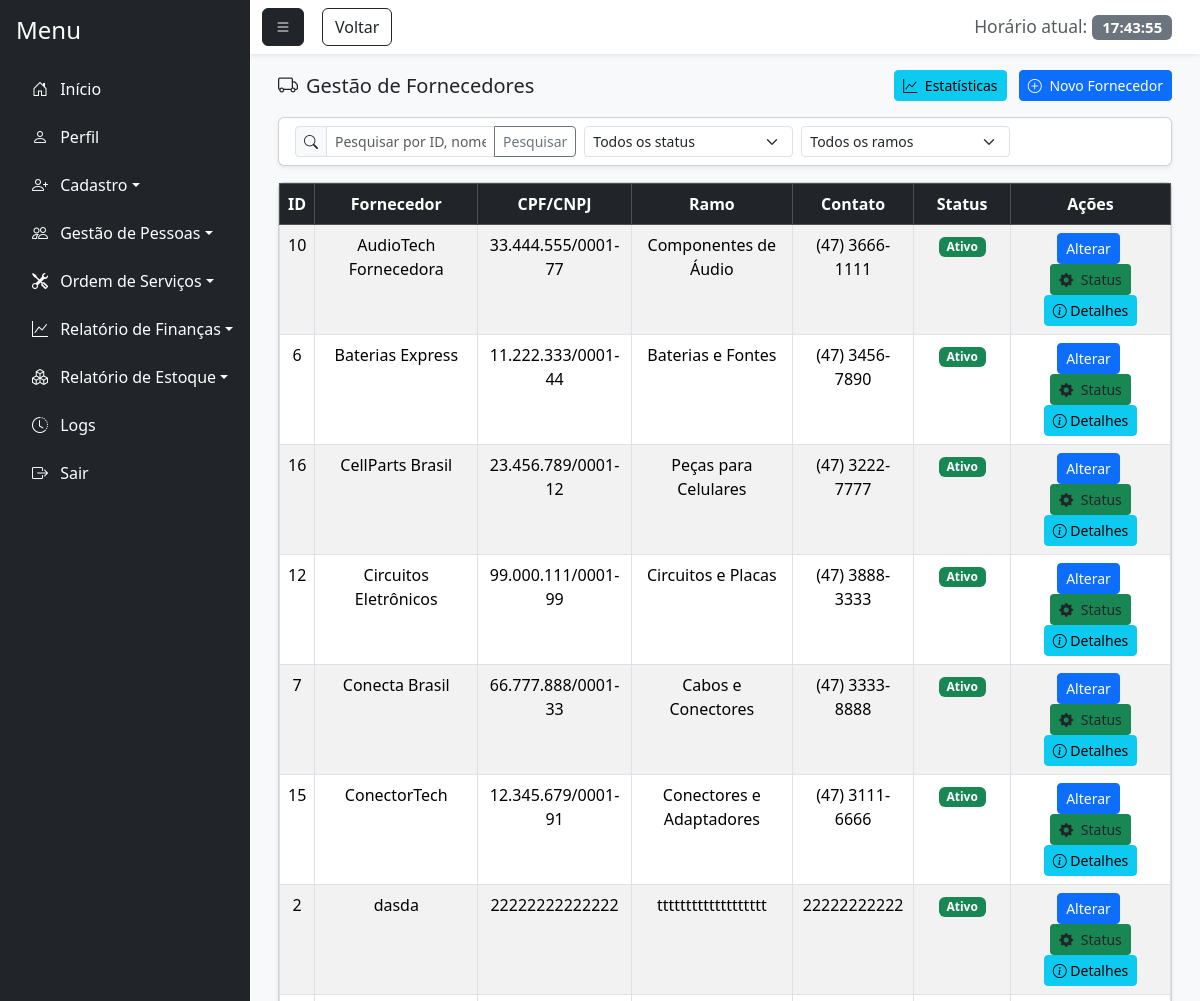
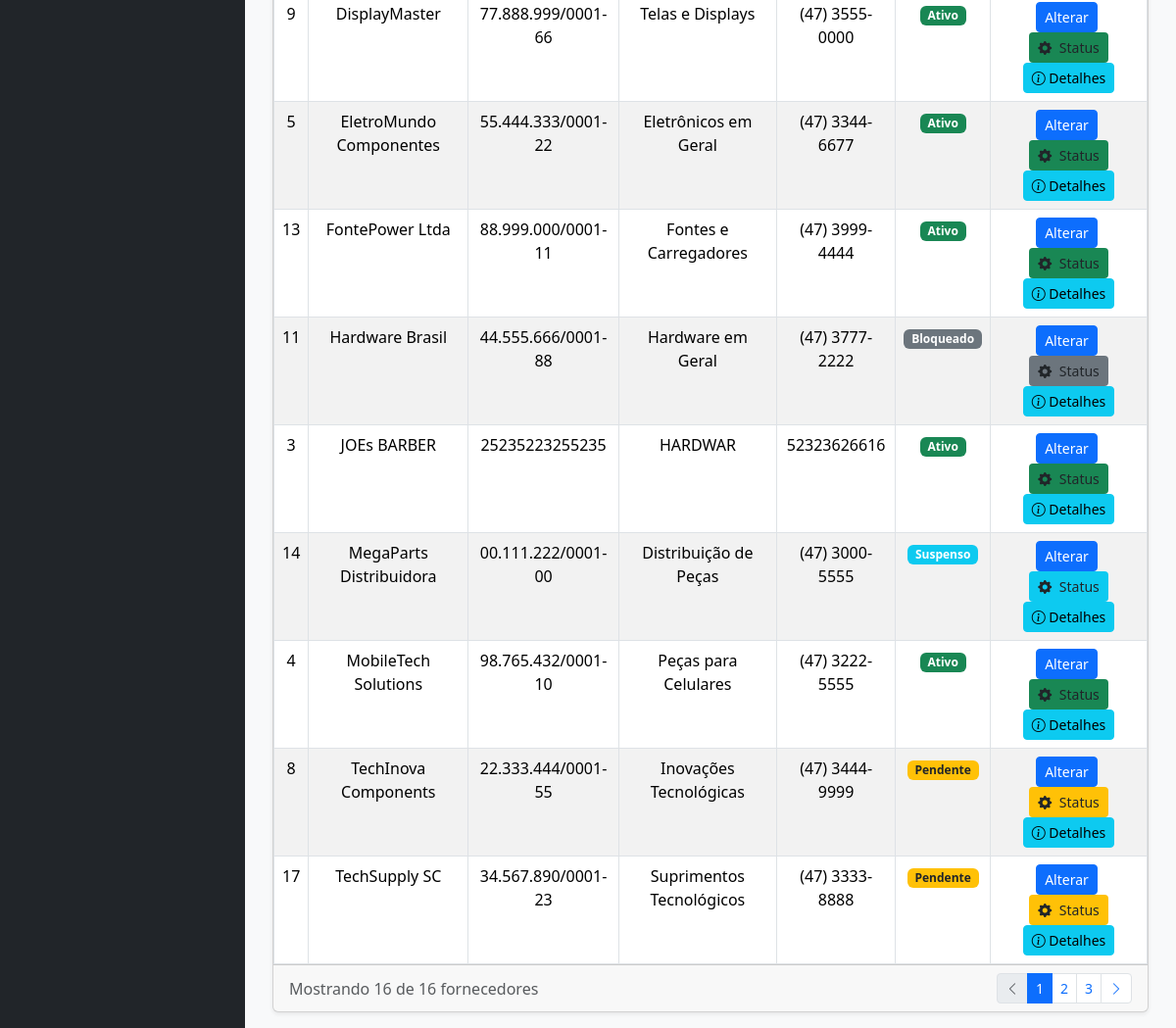
The app's page /gestao_fornecedor.php (signed in) with its own data (2 pictures, top to bottom).
### tables this page shows
CREATE TABLE `fornecedor` (
  `id_fornecedor` int(11) NOT NULL,
  `id_funcionario` int(11) NOT NULL,
  `nome_fornecedor` varchar(100) NOT NULL,
  `cpf_cnpj` varchar(18) NOT NULL,
  `ramo_atividade` varchar(100) DEFAULT NULL,
  `telefone` varchar(20) DEFAULT NULL,
  `endereco` varchar(255) DEFAULT NULL,
  `bairro` varchar(100) DEFAULT NULL,
  `cep` varchar(15) DEFAULT NULL,
  `cidade` varchar(100) DEFAULT NULL,
  `estado` varchar(50) DEFAULT NULL,
  `email` varchar(100) DEFAULT NULL,
  `status` enum('Ativo','Inativo','Pendente','Bloqueado','Suspenso') DEFAULT 'Ativo'
);

### gestao_fornecedor.php (the view, shortened to what this page needs)
<?php
    require_once 'conexao.php';
    require_once 'php/permissoes.php';
    $sql = "SELECT * FROM fornecedor";
    $sql .= " ORDER BY nome_fornecedor ASC";
    $stmt = $pdo->prepare($sql);
    $stmt->execute();
    $fornecedores = $stmt->fetchAll(PDO::FETCH_ASSOC);
?>
<!DOCTYPE html>
<html lang="pt-BR">
<head>
    <link href="https://cdn.jsdelivr.net/npm/bootstrap@5.3.7/dist/css/bootstrap.min.css" rel="stylesheet">
    <link rel="stylesheet" href="https://cdn.jsdelivr.net/npm/bootstrap-icons@1.11.1/font/bootstrap-icons.css">
    <link href="https://cdn.jsdelivr.net/npm/bootstrap-icons@1.11.1/font/bootstrap-icons.css" rel="stylesheet">
</head>
<body class="bg-light">
    <div class="d-flex vh-100 bg-light">
        <div class="flex-grow-1 d-flex flex-column">
            <nav class="navbar navbar-light bg-white shadow-sm">
                <div class="container-fluid">
                    <button class="btn btn-dark" id="menu-toggle"><i class="bi bi-list"></i></button>
                    <button class="btn btn-outline-dark" style="position: absolute; margin-left: 60px;" onclick="history.back()">Voltar</button>
                    <span class="navbar-brand mb-0 h1">
                        <small class="text-muted">Horário atual:</small>
                        <span id="liveClock" class="badge bg-secondary"></span>
                    </span>
                </div>
            </nav>
            <div class="flex-grow-1 p-3" style="overflow-y: auto;">
                <div class="container-fluid">
                    <div class="d-flex justify-content-between align-items-center mb-3">
                        <h5 class="mb-0"><i class="bi bi-truck me-2"></i>Gestão de Fornecedores</h5>
                        <div>
                            <button class="btn btn-info btn-sm me-2" data-bs-toggle="modal" data-bs-target="#modalEstatisticas">
                                <i class="bi bi-graph-up me-1"></i> Estatísticas
                            </button>
                            <a href="cadastro_fornecedor.php" class="btn btn-primary btn-sm">
                                <i class="bi bi-plus-circle me-1"></i> Novo Fornecedor
                            </a>
                        </div>
                    </div>
                    <div class="card shadow-sm mb-3">
                        <div class="card-body py-2">
                            <form method="GET" action="gestao_fornecedor.php" id="filterForm">
                                <div class="row g-2">
                                    <div class="col-md-4">
                                        <div class="input-group input-group-sm">
                                            <span class="input-group-text"><i class="bi bi-search"></i></span>
                                            <input type="text" id="busca" name="busca" class="form-control"
                                                placeholder="Pesquisar por ID, nome ou CPF/CNPJ..."
                                                value="<?= isset($_GET['busca']) ? htmlspecialchars($_GET['busca']) : '' ?>">
                                            <button class="btn btn-outline-secondary" type="submit">Pesquisar</button>
                                        </div>
                                    </div>
                                    <div class="col-md-3">
                                        <select name="status" id="status" class="form-select form-select-sm">
                                            <option value="">Todos os status</option>
                                        </select>
                                    </div>
                                    <div class="col-md-3">
                                        <select name="ramo" id="ramo" class="form-select form-select-sm">
                                            <option value="">Todos os ramos</option>
                                        </select>
                                    </div>
                                    <div class="col-md-2">
                                    </div>
                                </div>
                            </form>
                        </div>
                    </div>
                    <div class="card shadow-sm">
                        <div class="card-body p-0">
                            <div class="table-responsive">
                                <?php if(!empty($fornecedores)): ?>
                                    <table class="table table-striped table-hover table-bordered mb-0">
                                        <thead class="table-dark">
                                            <tr>
                                                <th><center>ID</center></th>
                                                <th><center>Fornecedor</center></th>
                                                <th><center>CPF/CNPJ</center></th>
                                                <th><center>Ramo</center></th>
                                                <th><center>Contato</center></th>
                                                <th><center>Status</center></th>
                                                <th class="text-center">Ações</th>
                                            </tr>
                                        </thead>
                                        <tbody>
                                            <?php foreach($fornecedores as $fornecedor): ?>
                                                <tr>
                                                    <td><center><?=htmlspecialchars($fornecedor['id_fornecedor'])?></center></td>
                                                    <td><center><?=htmlspecialchars($fornecedor['nome_fornecedor'])?></center></td>
                                                    <td><center><?=htmlspecialchars($fornecedor['cpf_cnpj'])?></center></td>
                                                    <td><center><?=htmlspecialchars($fornecedor['ramo_atividade'])?></center></td>
                                                    <td><center><?=htmlspecialchars($fornecedor['telefone'])?></center></td>
                                                    <td>
                                                        <center>
                                                            <?php
                                                            $badge_class = '';
                                                            switch($fornecedor['status']) {
                                                                case 'Ativo': $badge_class = 'bg-success'; break;
                                                                case 'Pendente': $badge_class = 'bg-warning text-dark'; break;
                                                                case 'Bloqueado': $badge_class = 'bg-secondary'; break;
                                                                case 'Suspenso': $badge_class = 'bg-info'; break;
                                                            }
                                                            ?>
                                                            <span class="badge <?=$badge_class?>"><?=$fornecedor['status']?></span>
                                                        </center>
                                                    </td>
                                                    <td class="text-center">
                                                        <a href="#" class="btn btn-sm btn-primary me-1" onclick="carregarDadosFornecedor(<?=htmlspecialchars($fornecedor['id_fornecedor'])?>)">Alterar</a>
                                                        <button type="button" class="btn btn-sm <?= $badge_class ?>" onclick="abrirModalStatus(<?=htmlspecialchars($fornecedor['id_fornecedor'])?>, '<?=$fornecedor['status']?>', '<?=htmlspecialchars($fornecedor['nome_fornecedor'])?>')">
                                                            <i class="bi bi-gear-fill me-1"></i> Status
                                                        </button>
                                                        <button class="btn btn-sm btn-info" onclick="mostrarDetalhesFornecedor(<?=htmlspecialchars($fornecedor['id_fornecedor'])?>)">
                                                            <i class="bi bi-info-circle"></i> Detalhes
                                                        </button>
                                                    </td>
                                                </tr>
                                            <?php endforeach;?>
                                        </tbody>
                                    </table>
                                <?php else: ?><br>
                                    <center><p>Nenhum fornecedor encontrado.</p></center>
                                <?php endif; ?>
                            </div>
                        </div>
                        <div class="card-footer py-2">
                            <div class="d-flex justify-content-between align-items-center">
                                <div>
                                    <span class="text-muted">Mostrando <?= count($fornecedores) ?> de <?= count($fornecedores) ?> fornecedores</span>
                                </div>
                                <nav>
                                    <ul class="pagination pagination-sm mb-0">
                                        <li class="page-item disabled">
                                            <a class="page-link" href="#"><i class="bi bi-chevron-left"></i></a>
                                        </li>
                                        <li class="page-item active">
                                            <a class="page-link" href="#">1</a>
                                        </li>
                                        <li class="page-item">
                                            <a class="page-link" href="#">2</a>
                                        </li>
                                        <li class="page-item">
                                            <a class="page-link" href="#">3</a>
                                        </li>
                                        <li class="page-item">
                                            <a class="page-link" href="#"><i class="bi bi-chevron-right"></i></a>
                                        </li>
                                    </ul>
                                </nav>
                            </div>
                        </div>
                    </div>
                </div>
            </div>
</body>
</html>

### records on screen
fornecedor: id_fornecedor "10", nome_fornecedor "AudioTech Fornecedora", cpf_cnpj "33.444.555/0001-77", ramo_atividade "Componentes de Áudio", telefone "(47) 3666-1111", status "Ativo"
fornecedor: id_fornecedor "6", nome_fornecedor "Baterias Express", cpf_cnpj "11.222.333/0001-44", ramo_atividade "Baterias e Fontes", telefone "(47) 3456-7890", status "Ativo"
fornecedor: id_fornecedor "16", nome_fornecedor "CellParts Brasil", cpf_cnpj "23.456.789/0001-12", ramo_atividade "Peças para Celulares", telefone "(47) 3222-7777", status "Ativo"
fornecedor: id_fornecedor "12", nome_fornecedor "Circuitos Eletrônicos", cpf_cnpj "99.000.111/0001-99", ramo_atividade "Circuitos e Placas", telefone "(47) 3888-3333", status "Ativo"
fornecedor: id_fornecedor "7", nome_fornecedor "Conecta Brasil", cpf_cnpj "66.777.888/0001-33", ramo_atividade "Cabos e Conectores", telefone "(47) 3333-8888", status "Ativo"
fornecedor: id_fornecedor "15", nome_fornecedor "ConectorTech", cpf_cnpj "12.345.679/0001-91", ramo_atividade "Conectores e Adaptadores", telefone "(47) 3111-6666", status "Ativo"
fornecedor: id_fornecedor "2", nome_fornecedor "dasda", cpf_cnpj "22222222222222", ramo_atividade "ttttttttttttttttttt", telefone "22222222222", status "Ativo"
fornecedor: id_fornecedor "9", nome_fornecedor "DisplayMaster", cpf_cnpj "77.888.999/0001-66", ramo_atividade "Telas e Displays", telefone "(47) 3555-0000", status "Ativo"
fornecedor: id_fornecedor "5", nome_fornecedor "EletroMundo Componentes", cpf_cnpj "55.444.333/0001-22", ramo_atividade "Eletrônicos em Geral", telefone "(47) 3344-6677", status "Ativo"
fornecedor: id_fornecedor "13", nome_fornecedor "FontePower Ltda", cpf_cnpj "88.999.000/0001-11", ramo_atividade "Fontes e Carregadores", telefone "(47) 3999-4444", status "Ativo"
fornecedor: id_fornecedor "11", nome_fornecedor "Hardware Brasil", cpf_cnpj "44.555.666/0001-88", ramo_atividade "Hardware em Geral", telefone "(47) 3777-2222", status "Bloqueado"
fornecedor: id_fornecedor "3", nome_fornecedor "JOEs BARBER", cpf_cnpj "25235223255235", ramo_atividade "HARDWAR", telefone "52323626616", status "Ativo"
fornecedor: id_fornecedor "14", nome_fornecedor "MegaParts Distribuidora", cpf_cnpj "00.111.222/0001-00", ramo_atividade "Distribuição de Peças", telefone "(47) 3000-5555", status "Suspenso"
fornecedor: id_fornecedor "4", nome_fornecedor "MobileTech Solutions", cpf_cnpj "98.765.432/0001-10", ramo_atividade "Peças para Celulares", telefone "(47) 3222-5555", status "Ativo"
fornecedor: id_fornecedor "8", nome_fornecedor "TechInova Components", cpf_cnpj "22.333.444/0001-55", ramo_atividade "Inovações Tecnológicas", telefone "(47) 3444-9999", status "Pendente"
fornecedor: id_fornecedor "17", nome_fornecedor "TechSupply SC", cpf_cnpj "34.567.890/0001-23", ramo_atividade "Suprimentos Tecnológicos", telefone "(47) 3333-8888", status "Pendente"

### other values on screen
$categoria "Início"
$categoria "Perfil"
$categoria "Cadastro"
$categoria "Gestão de Pessoas"
$categoria "Ordem de Serviços"
$categoria "Relatório de Finanças"
$categoria "Relatório de Estoque"
$categoria "Logs"
count($fornecedores) "16"
